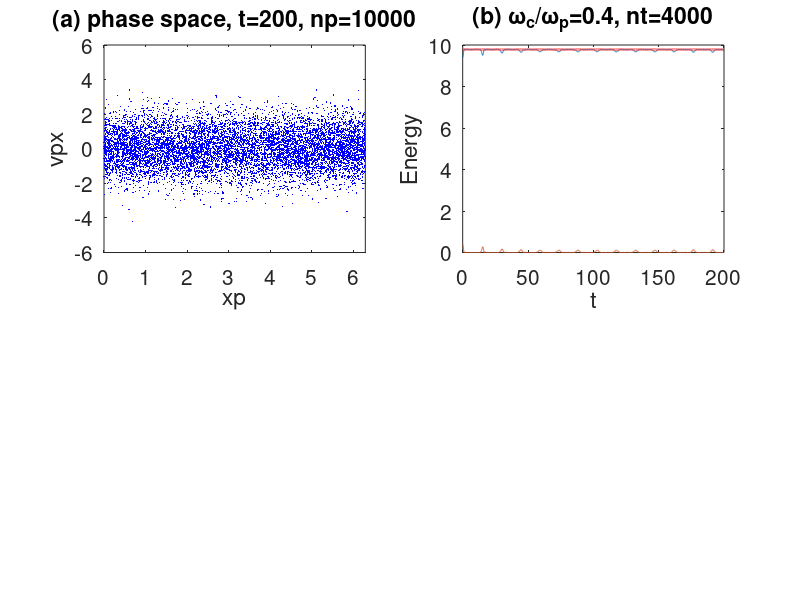

Recreate this plot in MATLAB. (Note: this script raises an error after producing the figure.)
close all;clear all;clc;

kwc=2.5; % k*rho_c

wp=1; qm=-1; wc=1/2.5; theta = pi/2; B0=wc/qm; Bx0=B0*cos(theta); 
By0=B0*sin(theta);

k=kwc*wc; % k*lambda_D

% parameters
L=2*pi/k; dt=.05; nt=4000; ntout=nt/2; ng=32; np=10000;
vb=1.0; xp1=5.0e-1; vp1=0.0;
vt=1; % note: the normalization sqrt(2) will be found in randn()
q=wp^2/(qm*np/L); rho_back=-q*np/L; dx=L/ng;

% initial loading for the 2 Stream instability
xp=linspace(0,L,np)';
% vp=vt*randn(np,1)+(1-2*mod([1:np]',2)).*vb;
vpx=vt*randn(np,1); % randn is {exp[-(x-mu)^2/(2*sgm^2)]}/[sgm*sqrt(2*pi)]
vpy=vt*randn(np,1);
vpz=vt*randn(np,1);

% Perturbation
% vpx=vpx+vp1*cos(k*xp);
xp=xp+xp1*cos(k*xp);
p=1:np;p=[p p];

% Main computational cycle
h = figure('Unit','Normalized','position',...
    [0.02 0.1 0.6 0.7],'DefaultAxesFontSize',15);
for it=1:nt
    % apply periodic bc on the particle positions
    xp=xp./L+10.0; xp=L.*(xp-floor(xp));
    
    % diagnosing
    if(mod(it,ntout)==0)
        subplot(221);plot(xp,vpx,'b.','Markersize',2);
        axis([0,L,-3*(abs(vt)+abs(vb)),3*(abs(vt)+abs(vb))]);
        title(['(a) phase space, t=',num2str(it*dt),', np=',num2str(np)]);
        xlabel('xp');ylabel('vpx'); pause(0.2);
%         print(gcf, '-dpng', ['vpx-x,t=',num2str(it*dt),'.png']);
    end
    
    % update xp
    xp=xp+vpx*dt;
    
    % projection p->g
    g1=floor(xp/dx-.5)+1;g=[g1;g1+1];
    fraz1=1-abs(xp/dx-g1+.5);
    fraz=[fraz1;1-fraz1];
    
    % apply bc on the projection
    out=(g<1);g(out)=g(out)+ng;
    out=(g>ng);g(out)=g(out)-ng;
    mat=sparse(p,g,fraz,np,ng);
    rho=full((q/dx)*sum(mat))'+rho_back;
    
    % computing fields, dE/dx
    Eg=zeros(ng,1);
    for j=1:ng-1
        Eg(j+1)=Eg(j)+(rho(j)+rho(j+1))*dx/2;
    end
    Eg(1)=Eg(ng)+rho(ng)*dx;
    Eg=Eg-mean(Eg);
    
    % projection q->p and update of vp
    vpx=vpx+qm*(mat*Eg+vpy*0-vpz*By0)*dt;
    vpy=vpy+qm*(vpz*Bx0-vpx*0)*dt;
    vpz=vpz+qm*(vpx*By0-vpy*Bx0)*dt;
    
    EEk(it)=0.5*abs(q)*sum(vpx.^2+vpy.^2+vpz.^2); % kinetic energy
    EEf(it)=0.5*sum(Eg.^2)*dx; % potential energy
    Et(it)=Eg(floor(ng/2));
    t(it)=it*dt;
end
%%
subplot(222);plot(t,EEk,t,EEf,t,EEk+EEf,'r:','LineWidth',2);
title(['(b) \omega_c/\omega_p=',num2str(wc),', nt=',num2str(nt)]);
xlabel('t'); ylabel('Energy');legend('E_k','E_e','E_{tot}',4);
legend('boxoff');xlim([0,max(t)]);

% subplot(122);

% % Find the corresponding indexes of the extreme max values
% lndE=log(sqrt(real((EEf(1:nt))))); % EEf=E^2=[exp(gam*t)]^2=exp(2*gam*t)
% it0=floor(nt*1/20); it1=floor(nt*17/20);
% yy=lndE(it0:it1);
% extrMaxIndex = find(diff(sign(diff(yy)))==-2)+1;
% t1=t(it0+extrMaxIndex(1));t2=t(it0+extrMaxIndex(end));
% y1=yy(extrMaxIndex(1));y2=yy(extrMaxIndex(end));
% plot(t,lndE,[t1,t2],[y1,y2],'r*--','LineWidth',2);
% omega=pi/((t2-t1)/(length(extrMaxIndex)-1));
% gammas=(real(y2)-real(y1))/(t2-t1);
% title(['(b) \omega^S=',num2str(omega),', \gamma^S=',num2str(gammas)]);
% axis tight;

% subplot(222);plot(t,EEf,'LineWidth',2);

nt=length(t); y=Et; yf=fft(y); tf=1/dt.*linspace(0,1,nt); tf=tf/wc*2*pi; %
subplot(223);
plot(t,y,'LineWidth',2); title(['(c) Et(ng/2)',', dt=',num2str(dt)]);
xlabel('t\omega_p^{-1}');xlim([0,max(t)]);
subplot(224); plot(tf,abs(yf),'LineWidth',2);
for jp=1:10
    hold on; plot([jp,jp],[0,max(abs(yf))],'g--','LineWidth',2);
end
xlabel('\omega/\omega_c'); 
title(['(d) spectral, k\rho_c=',num2str(kwc),...
    ', \Delta\omega=',num2str(tf(2)-tf(1))]);
% xlim([0,tf(floor(nt/5))]);
xlim([0,10]); ylim([0,max(abs(yf))]);

print(gcf,'-dpng',['pices1d3v_np',num2str(np),'_wc',num2str(wc),...
    '_k',num2str(kwc),'_dt',num2str(dt),'_nt',num2str(nt),'.png']);
